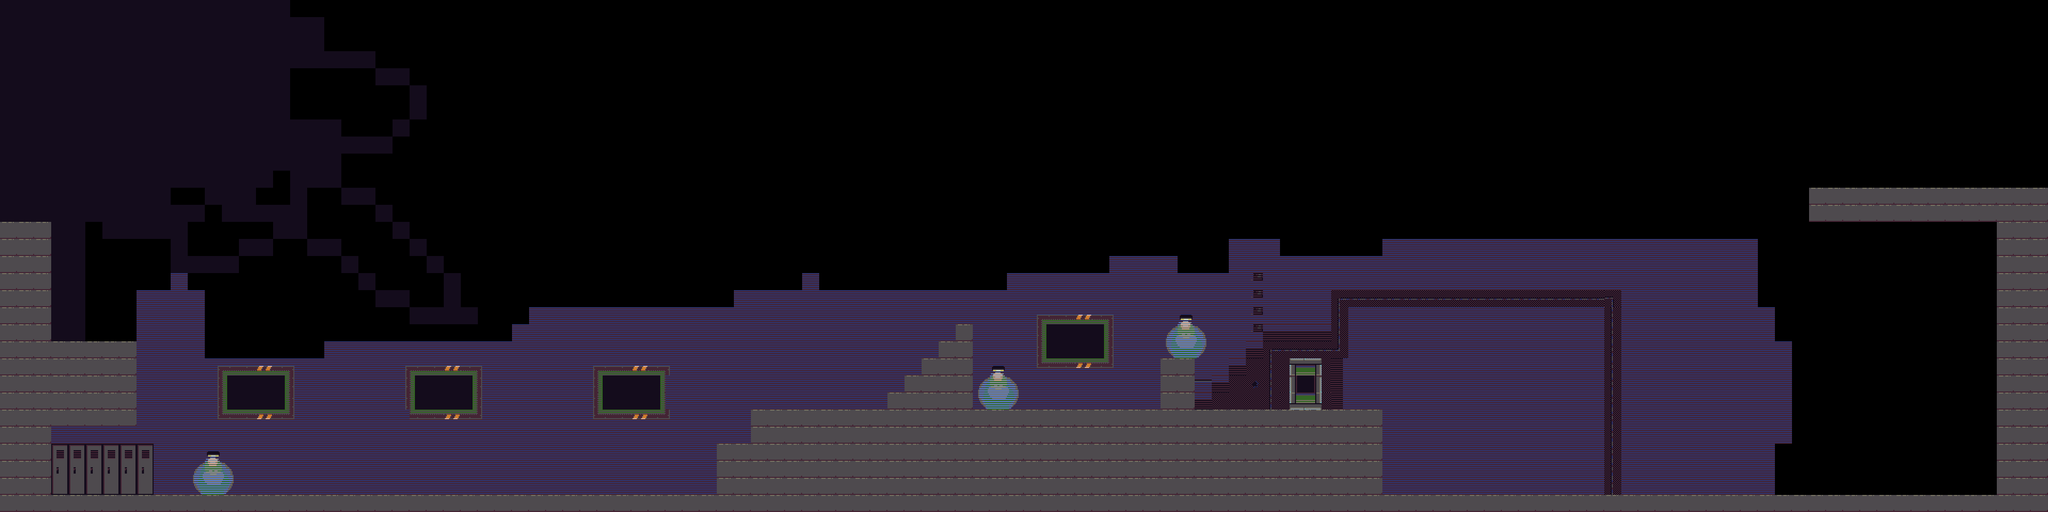

Rendered tile map (Tiled .tmx) drawn with the repository's tilesets; below, a short description and the map source with its tile grids summarised:
An orthogonal 120x30 tile map with 32x32 px tiles, 1 tile layer (Layer tiles 1) and 25 objects (20x solid, 3x easyEnemy, player).

<map version="1.0" orientation="orthogonal" renderorder="right-down" width="120" height="30" tilewidth="32" tileheight="32" nextobjectid="31">
 <tileset firstgid="1" name="tiles_large" tilewidth="32" tileheight="32" tilecount="300" columns="20">
  <image source="../images/tileslarge.png" width="640" height="480" />
 </tileset>
 <layer name="Layer tiles 1" width="120" height="30">
  <data>[3600 cells, 1769 non-empty, 58 distinct tile ids]</data>
 </layer>
 <objectgroup name="Collision">
  <object id="1" x="254" y="641" height="158" />
  <object id="2" name="solid" x="0" y="799" width="99" height="159" />
  <object id="3" name="solid" type="solid" x="-0.5" y="640.5" width="253" height="159" />
  <object id="4" name="solid" x="101" y="930" width="1249" height="74" />
  <object id="5" name="solid" x="1344" y="832" width="153" height="125" />
  <object id="6" name="solid" x="1409" y="768" width="317" height="82" />
  <object id="7" name="solid" x="1666" y="735" width="157" height="38" />
  <object id="8" name="solid" x="1697" y="704" width="126" height="32" />
  <object id="9" name="solid" x="1728" y="674" width="94" height="34" />
  <object id="10" name="solid" x="1760" y="641" width="63" height="35" />
  <object id="11" name="solid" x="1794" y="610" width="29" height="32" />
  <object id="12" name="solid" x="1813" y="858" />
  <object id="13" name="solid" x="1822" y="611" height="159" />
  <object id="14" name="solid" x="1985" y="815" />
  <object id="15" name="solid" x="1822" y="766" width="359" height="73" />
  <object id="16" name="solid" x="2176" y="673" width="66" height="115" />
  <object id="17" name="solid" x="2590" y="768" height="2" />
  <object id="18" name="solid" x="2364" y="866" />
  <object id="19" name="solid" x="2241" y="769" width="352" height="174" />
  <object id="20" name="solid" x="2594" y="928" width="1184" height="96" />
  <object id="22" name="solid" x="3744" y="413" width="240" height="600" />
  <object id="27" name="easyEnemy" x="1952" y="739" width="45" height="25" />
  <object id="28" name="player" x="695" y="790" width="57" height="51" />
  <object id="29" name="easyEnemy" x="2052" y="684" width="65" height="40" />
  <object id="30" name="easyEnemy" x="1626" y="673" width="67" height="37" />
 </objectgroup>
</map>